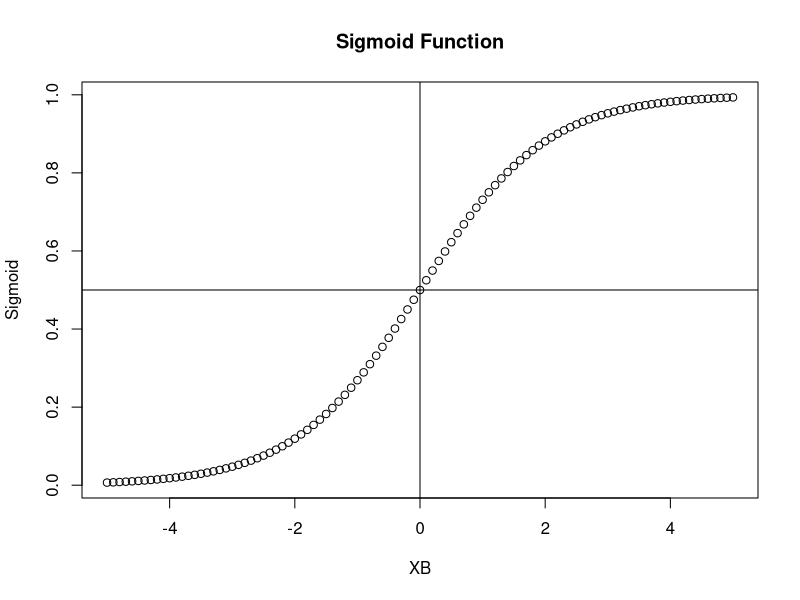
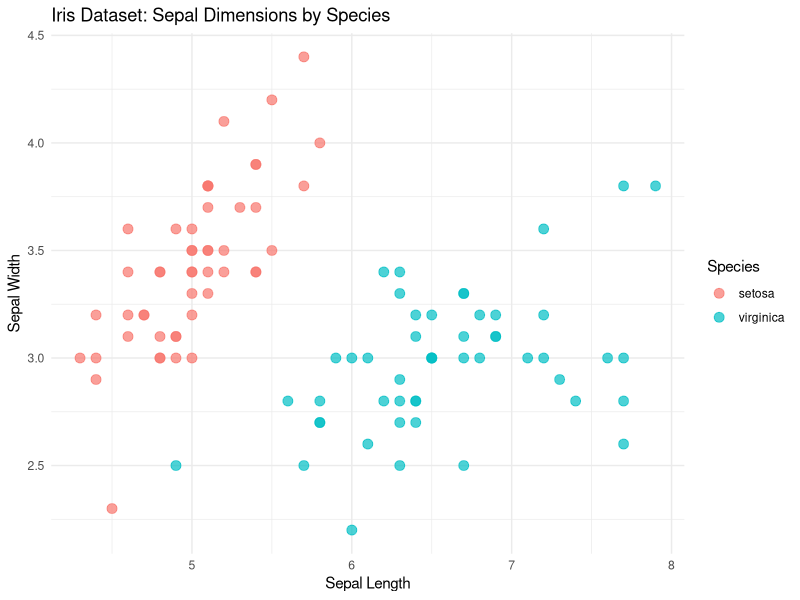
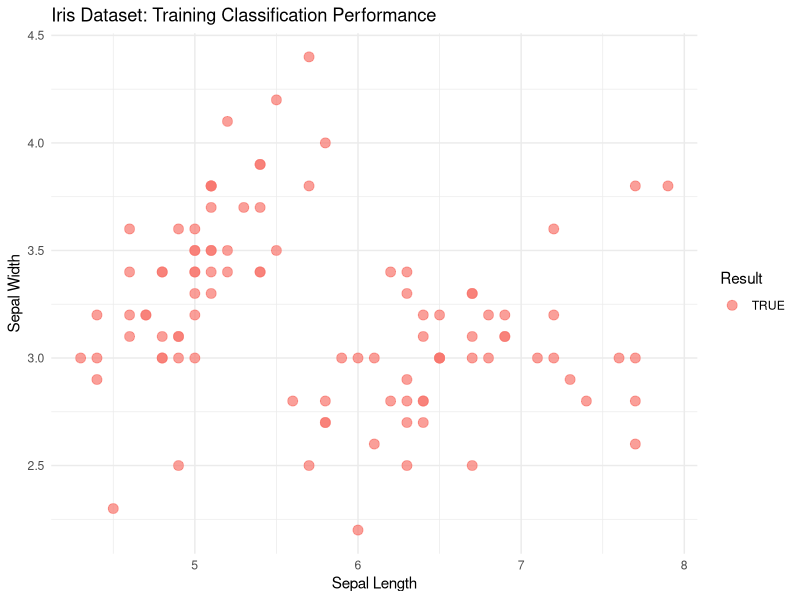

Write the R code that produced these figures, in order.
## ---- chunk 1
knitr::opts_chunk$set(echo = TRUE,eval=TRUE)
## ---- chunk 2
library(tidyverse)
z <- seq(-5,5,0.1)
sig <- 1/(1+exp(-z))

plot(z,sig,
     xlab = 'XB',
     ylab = 'Sigmoid',
     main = 'Sigmoid Function')
abline(h = 0.5)
abline(v = 0)
## ---- chunk 3
#Filtering out versicolor to run a binary example
mini_iris <- iris %>%
  filter(Species != 'versicolor')

ggplot(mini_iris, aes(x = Sepal.Length, y = Sepal.Width, color = Species)) +
  geom_point(size = 3, alpha = 0.7) +  # Add points with some transparency
  theme_minimal() +  # Use a clean theme
  labs(
    title = "Iris Dataset: Sepal Dimensions by Species",
    x = "Sepal Length",
    y = "Sepal Width"
  )
## ---- chunk 4
iris.fit <- glm(Species ~ Sepal.Length +  Sepal.Width,
                  family = 'binomial',
                  data = mini_iris)

mini_iris$Prob <- predict.glm(iris.fit,
            mini_iris[,c('Sepal.Length','Sepal.Width')],
            type = 'response')

mini_iris$Pred <- ifelse(mini_iris$Prob >= 0.5,"virginica", "setosa")

mini_iris$Result <- mini_iris$Species == mini_iris$Pred


ggplot(mini_iris, aes(x = Sepal.Length, y = Sepal.Width, color = Result)) +
  geom_point(size = 3, alpha = 0.7) +  # Add points with some transparency
  theme_minimal() +  # Use a clean theme
  labs(
    title = "Iris Dataset: Training Classification Performance",
    x = "Sepal Length",
    y = "Sepal Width"
  )
## ---- chunk 5
mini_iris$Num_Species <- ifelse(mini_iris$Species == 'setosa', 0,1)
iris.lm <- lm(Num_Species ~ Sepal.Length +  Sepal.Width,
                  data = mini_iris)

mini_iris$Num_pred <- predict.lm(iris.lm,mini_iris)

summary(mini_iris$Num_pred)

summary(mini_iris$Prob)
## ---- chunk 6

